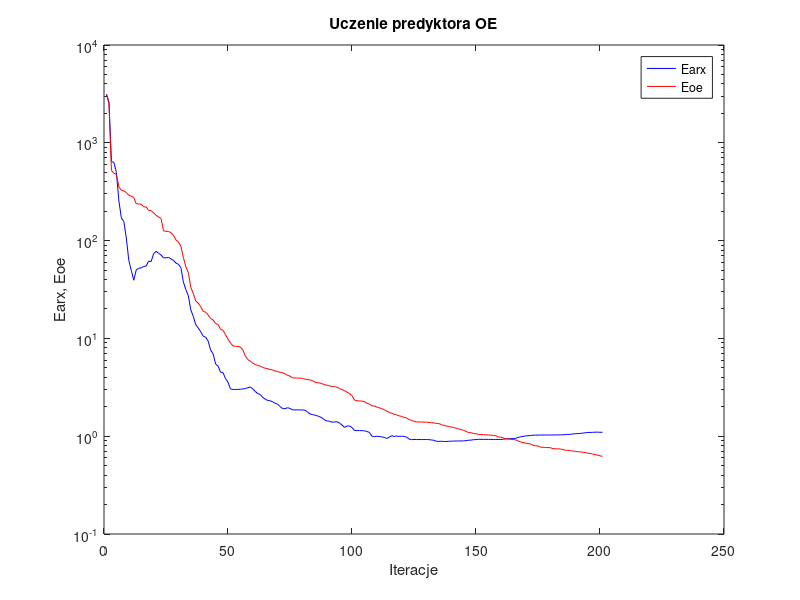
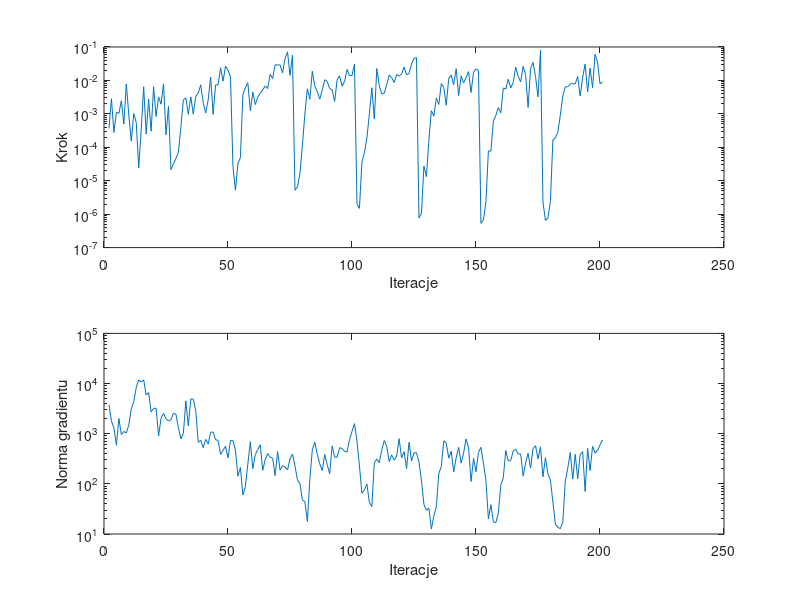

The MATLAB script that drew these images, in order:
%uczenie predyktora oe
clear all;
n=0; farx(n+1)=3.147585e+003; foe(n+1)=3.114813e+003; wspucz(n+1)=0.000000e+000; ng(n+1)=0.000000e+000;
%odnowa zmiennej metryki
n=1; farx(n+1)=2.614050e+003; foe(n+1)=2.512501e+003; krok(n+1)=3.657739e-004; ng(n+1)=3.797170e+003;
n=2; farx(n+1)=6.442700e+002; foe(n+1)=5.220172e+002; krok(n+1)=2.813867e-003; ng(n+1)=1.775341e+003;
n=3; farx(n+1)=6.303317e+002; foe(n+1)=4.886755e+002; krok(n+1)=2.781068e-004; ng(n+1)=1.311342e+003;
n=4; farx(n+1)=4.952292e+002; foe(n+1)=4.731392e+002; krok(n+1)=1.119612e-003; ng(n+1)=5.881955e+002;
n=5; farx(n+1)=2.546922e+002; foe(n+1)=3.543572e+002; krok(n+1)=1.025308e-003; ng(n+1)=2.014504e+003;
n=6; farx(n+1)=1.705072e+002; foe(n+1)=3.271982e+002; krok(n+1)=2.467965e-003; ng(n+1)=9.617147e+002;
n=7; farx(n+1)=1.566359e+002; foe(n+1)=3.220981e+002; krok(n+1)=4.980849e-004; ng(n+1)=1.107085e+003;
n=8; farx(n+1)=1.061141e+002; foe(n+1)=3.100513e+002; krok(n+1)=7.883344e-003; ng(n+1)=1.037066e+003;
n=9; farx(n+1)=6.295535e+001; foe(n+1)=2.911304e+002; krok(n+1)=9.232346e-004; ng(n+1)=1.493281e+003;
n=10; farx(n+1)=4.951999e+001; foe(n+1)=2.848813e+002; krok(n+1)=1.536381e-004; ng(n+1)=3.128825e+003;
n=11; farx(n+1)=3.935162e+001; foe(n+1)=2.759294e+002; krok(n+1)=1.025539e-003; ng(n+1)=4.308199e+003;
n=12; farx(n+1)=5.017833e+001; foe(n+1)=2.381360e+002; krok(n+1)=5.469456e-004; ng(n+1)=8.346957e+003;
n=13; farx(n+1)=5.207863e+001; foe(n+1)=2.370693e+002; krok(n+1)=2.444110e-005; ng(n+1)=1.182669e+004;
n=14; farx(n+1)=5.265272e+001; foe(n+1)=2.356016e+002; krok(n+1)=3.383827e-004; ng(n+1)=1.067294e+004;
n=15; farx(n+1)=5.442356e+001; foe(n+1)=2.218323e+002; krok(n+1)=6.511197e-003; ng(n+1)=1.185842e+004;
n=16; farx(n+1)=5.502505e+001; foe(n+1)=2.204015e+002; krok(n+1)=2.494331e-004; ng(n+1)=5.942684e+003;
n=17; farx(n+1)=6.167663e+001; foe(n+1)=2.039626e+002; krok(n+1)=2.774090e-003; ng(n+1)=6.590168e+003;
n=18; farx(n+1)=6.108282e+001; foe(n+1)=2.022563e+002; krok(n+1)=3.026135e-004; ng(n+1)=2.701774e+003;
n=19; farx(n+1)=7.331566e+001; foe(n+1)=1.927986e+002; krok(n+1)=6.446985e-003; ng(n+1)=3.169867e+003;
n=20; farx(n+1)=7.766268e+001; foe(n+1)=1.810429e+002; krok(n+1)=8.358398e-004; ng(n+1)=3.242516e+003;
n=21; farx(n+1)=7.432865e+001; foe(n+1)=1.746726e+002; krok(n+1)=3.201476e-003; ng(n+1)=8.991074e+002;
n=22; farx(n+1)=7.108716e+001; foe(n+1)=1.688658e+002; krok(n+1)=1.944813e-003; ng(n+1)=2.030493e+003;
n=23; farx(n+1)=6.657317e+001; foe(n+1)=1.256859e+002; krok(n+1)=7.907423e-003; ng(n+1)=2.540384e+003;
n=24; farx(n+1)=6.672882e+001; foe(n+1)=1.245096e+002; krok(n+1)=2.361618e-004; ng(n+1)=1.988528e+003;
n=25; farx(n+1)=6.731470e+001; foe(n+1)=1.239827e+002; krok(n+1)=1.667184e-003; ng(n+1)=1.795824e+003;
%odnowa zmiennej metryki
n=26; farx(n+1)=6.494917e+001; foe(n+1)=1.206383e+002; krok(n+1)=2.142725e-005; ng(n+1)=1.897170e+003;
n=27; farx(n+1)=6.307748e+001; foe(n+1)=1.132519e+002; krok(n+1)=3.195074e-005; ng(n+1)=2.568406e+003;
n=28; farx(n+1)=5.890056e+001; foe(n+1)=1.016084e+002; krok(n+1)=4.645269e-005; ng(n+1)=2.439544e+003;
n=29; farx(n+1)=5.724295e+001; foe(n+1)=9.682245e+001; krok(n+1)=7.110078e-005; ng(n+1)=1.320652e+003;
n=30; farx(n+1)=5.302702e+001; foe(n+1)=8.750568e+001; krok(n+1)=4.129769e-004; ng(n+1)=7.906788e+002;
n=31; farx(n+1)=3.782220e+001; foe(n+1)=6.750123e+001; krok(n+1)=2.620821e-003; ng(n+1)=1.011993e+003;
n=32; farx(n+1)=3.153180e+001; foe(n+1)=5.399480e+001; krok(n+1)=2.972972e-003; ng(n+1)=4.510148e+003;
n=33; farx(n+1)=2.737775e+001; foe(n+1)=4.725111e+001; krok(n+1)=9.673859e-004; ng(n+1)=1.424974e+003;
n=34; farx(n+1)=1.954264e+001; foe(n+1)=3.315774e+001; krok(n+1)=3.225080e-003; ng(n+1)=4.918863e+003;
n=35; farx(n+1)=1.680224e+001; foe(n+1)=2.877989e+001; krok(n+1)=9.776891e-004; ng(n+1)=4.886450e+003;
n=36; farx(n+1)=1.380063e+001; foe(n+1)=2.412801e+001; krok(n+1)=3.363630e-003; ng(n+1)=2.868744e+003;
n=37; farx(n+1)=1.280620e+001; foe(n+1)=2.295119e+001; krok(n+1)=4.161987e-003; ng(n+1)=6.721627e+002;
n=38; farx(n+1)=1.169207e+001; foe(n+1)=2.107847e+001; krok(n+1)=7.399282e-003; ng(n+1)=7.400038e+002;
n=39; farx(n+1)=1.053811e+001; foe(n+1)=1.888229e+001; krok(n+1)=2.156159e-003; ng(n+1)=5.284490e+002;
n=40; farx(n+1)=1.029138e+001; foe(n+1)=1.851496e+001; krok(n+1)=1.060828e-003; ng(n+1)=7.690266e+002;
n=41; farx(n+1)=9.374863e+000; foe(n+1)=1.736532e+001; krok(n+1)=2.607206e-003; ng(n+1)=6.192947e+002;
n=42; farx(n+1)=7.573554e+000; foe(n+1)=1.598021e+001; krok(n+1)=1.264842e-002; ng(n+1)=1.067319e+003;
n=43; farx(n+1)=6.948903e+000; foe(n+1)=1.546688e+001; krok(n+1)=9.671447e-004; ng(n+1)=1.080373e+003;
n=44; farx(n+1)=5.471009e+000; foe(n+1)=1.417944e+001; krok(n+1)=7.321912e-003; ng(n+1)=7.577211e+002;
n=45; farx(n+1)=5.209255e+000; foe(n+1)=1.388216e+001; krok(n+1)=7.366454e-003; ng(n+1)=7.361094e+002;
n=46; farx(n+1)=4.515857e+000; foe(n+1)=1.240904e+001; krok(n+1)=2.399905e-002; ng(n+1)=3.863065e+002;
n=47; farx(n+1)=4.455887e+000; foe(n+1)=1.210982e+001; krok(n+1)=9.522959e-003; ng(n+1)=4.656471e+002;
n=48; farx(n+1)=3.889320e+000; foe(n+1)=1.088230e+001; krok(n+1)=2.667694e-002; ng(n+1)=5.614733e+002;
n=49; farx(n+1)=3.560717e+000; foe(n+1)=9.845992e+000; krok(n+1)=2.034902e-002; ng(n+1)=3.294614e+002;
n=50; farx(n+1)=3.043673e+000; foe(n+1)=8.980613e+000; krok(n+1)=1.282772e-002; ng(n+1)=7.340161e+002;
%odnowa zmiennej metryki
n=51; farx(n+1)=3.006774e+000; foe(n+1)=8.363116e+000; krok(n+1)=2.639619e-005; ng(n+1)=7.332457e+002;
n=52; farx(n+1)=3.004293e+000; foe(n+1)=8.304092e+000; krok(n+1)=5.231895e-006; ng(n+1)=4.622161e+002;
n=53; farx(n+1)=3.008659e+000; foe(n+1)=8.268438e+000; krok(n+1)=3.251699e-005; ng(n+1)=1.424566e+002;
n=54; farx(n+1)=3.022430e+000; foe(n+1)=8.170990e+000; krok(n+1)=4.940788e-005; ng(n+1)=2.120778e+002;
n=55; farx(n+1)=3.042979e+000; foe(n+1)=7.595563e+000; krok(n+1)=3.792736e-003; ng(n+1)=6.012871e+001;
n=56; farx(n+1)=3.066186e+000; foe(n+1)=6.599304e+000; krok(n+1)=5.997467e-003; ng(n+1)=8.825711e+001;
n=57; farx(n+1)=3.133111e+000; foe(n+1)=6.074912e+000; krok(n+1)=8.518466e-003; ng(n+1)=2.497597e+002;
n=58; farx(n+1)=3.187983e+000; foe(n+1)=5.851877e+000; krok(n+1)=1.238012e-003; ng(n+1)=6.920964e+002;
n=59; farx(n+1)=3.038618e+000; foe(n+1)=5.570172e+000; krok(n+1)=4.464645e-003; ng(n+1)=2.013549e+002;
n=60; farx(n+1)=2.870634e+000; foe(n+1)=5.402390e+000; krok(n+1)=1.898143e-003; ng(n+1)=3.828056e+002;
n=61; farx(n+1)=2.726815e+000; foe(n+1)=5.294718e+000; krok(n+1)=3.187345e-003; ng(n+1)=4.839732e+002;
n=62; farx(n+1)=2.672156e+000; foe(n+1)=5.196383e+000; krok(n+1)=4.162174e-003; ng(n+1)=6.022620e+002;
n=63; farx(n+1)=2.486506e+000; foe(n+1)=5.049762e+000; krok(n+1)=5.173682e-003; ng(n+1)=1.869595e+002;
n=64; farx(n+1)=2.394753e+000; foe(n+1)=4.960610e+000; krok(n+1)=6.832794e-003; ng(n+1)=3.026013e+002;
n=65; farx(n+1)=2.318216e+000; foe(n+1)=4.896770e+000; krok(n+1)=5.711090e-003; ng(n+1)=4.005724e+002;
n=66; farx(n+1)=2.303690e+000; foe(n+1)=4.815579e+000; krok(n+1)=1.534343e-002; ng(n+1)=3.385392e+002;
n=67; farx(n+1)=2.246859e+000; foe(n+1)=4.761774e+000; krok(n+1)=1.136409e-002; ng(n+1)=3.257850e+002;
n=68; farx(n+1)=2.173874e+000; foe(n+1)=4.643439e+000; krok(n+1)=2.946581e-002; ng(n+1)=1.465467e+002;
n=69; farx(n+1)=2.125607e+000; foe(n+1)=4.572892e+000; krok(n+1)=2.896961e-002; ng(n+1)=4.378714e+002;
n=70; farx(n+1)=2.010373e+000; foe(n+1)=4.507675e+000; krok(n+1)=2.900728e-002; ng(n+1)=1.873405e+002;
n=71; farx(n+1)=1.915527e+000; foe(n+1)=4.455291e+000; krok(n+1)=1.688579e-002; ng(n+1)=2.303310e+002;
n=72; farx(n+1)=1.913011e+000; foe(n+1)=4.343594e+000; krok(n+1)=4.486659e-002; ng(n+1)=2.157987e+002;
n=73; farx(n+1)=1.955716e+000; foe(n+1)=4.189861e+000; krok(n+1)=7.165516e-002; ng(n+1)=1.893024e+002;
n=74; farx(n+1)=1.924081e+000; foe(n+1)=4.116946e+000; krok(n+1)=1.417782e-002; ng(n+1)=3.151989e+002;
n=75; farx(n+1)=1.858797e+000; foe(n+1)=3.949679e+000; krok(n+1)=5.671128e-002; ng(n+1)=3.942106e+002;
%odnowa zmiennej metryki
n=76; farx(n+1)=1.858369e+000; foe(n+1)=3.934655e+000; krok(n+1)=5.201888e-006; ng(n+1)=2.297283e+002;
n=77; farx(n+1)=1.857922e+000; foe(n+1)=3.930753e+000; krok(n+1)=6.514692e-006; ng(n+1)=1.199101e+002;
n=78; farx(n+1)=1.856185e+000; foe(n+1)=3.922806e+000; krok(n+1)=1.649119e-005; ng(n+1)=1.007325e+002;
n=79; farx(n+1)=1.857015e+000; foe(n+1)=3.910723e+000; krok(n+1)=1.157695e-004; ng(n+1)=4.767784e+001;
n=80; farx(n+1)=1.845797e+000; foe(n+1)=3.828203e+000; krok(n+1)=1.009503e-003; ng(n+1)=4.443863e+001;
n=81; farx(n+1)=1.777387e+000; foe(n+1)=3.797131e+000; krok(n+1)=5.637357e-003; ng(n+1)=1.782676e+001;
n=82; farx(n+1)=1.691417e+000; foe(n+1)=3.763127e+000; krok(n+1)=2.739044e-003; ng(n+1)=1.230101e+002;
n=83; farx(n+1)=1.664014e+000; foe(n+1)=3.714242e+000; krok(n+1)=1.879492e-002; ng(n+1)=4.760651e+002;
n=84; farx(n+1)=1.645736e+000; foe(n+1)=3.573896e+000; krok(n+1)=6.681202e-003; ng(n+1)=6.770458e+002;
n=85; farx(n+1)=1.614806e+000; foe(n+1)=3.530454e+000; krok(n+1)=4.679447e-003; ng(n+1)=3.869184e+002;
n=86; farx(n+1)=1.582801e+000; foe(n+1)=3.504299e+000; krok(n+1)=2.739044e-003; ng(n+1)=2.509461e+002;
n=87; farx(n+1)=1.530791e+000; foe(n+1)=3.430692e+000; krok(n+1)=5.097234e-003; ng(n+1)=1.837800e+002;
n=88; farx(n+1)=1.462680e+000; foe(n+1)=3.372815e+000; krok(n+1)=1.046652e-002; ng(n+1)=3.846310e+002;
n=89; farx(n+1)=1.430546e+000; foe(n+1)=3.315222e+000; krok(n+1)=9.280118e-003; ng(n+1)=2.408096e+002;
n=90; farx(n+1)=1.420901e+000; foe(n+1)=3.271678e+000; krok(n+1)=5.711090e-003; ng(n+1)=1.597910e+002;
n=91; farx(n+1)=1.390353e+000; foe(n+1)=3.217629e+000; krok(n+1)=5.197906e-003; ng(n+1)=5.693515e+002;
n=92; farx(n+1)=1.398177e+000; foe(n+1)=3.206250e+000; krok(n+1)=2.339183e-003; ng(n+1)=3.407133e+002;
n=93; farx(n+1)=1.406018e+000; foe(n+1)=3.159812e+000; krok(n+1)=1.048329e-002; ng(n+1)=3.389364e+002;
n=94; farx(n+1)=1.359813e+000; foe(n+1)=3.070030e+000; krok(n+1)=1.375044e-002; ng(n+1)=5.252653e+002;
n=95; farx(n+1)=1.300207e+000; foe(n+1)=2.992642e+000; krok(n+1)=6.699412e-003; ng(n+1)=5.092527e+002;
n=96; farx(n+1)=1.231415e+000; foe(n+1)=2.921206e+000; krok(n+1)=9.249437e-003; ng(n+1)=4.427135e+002;
n=97; farx(n+1)=1.268884e+000; foe(n+1)=2.821316e+000; krok(n+1)=2.128042e-002; ng(n+1)=4.325378e+002;
n=98; farx(n+1)=1.273649e+000; foe(n+1)=2.721577e+000; krok(n+1)=1.384176e-002; ng(n+1)=7.643540e+002;
n=99; farx(n+1)=1.225352e+000; foe(n+1)=2.602543e+000; krok(n+1)=1.401574e-002; ng(n+1)=1.113103e+003;
n=100; farx(n+1)=1.143203e+000; foe(n+1)=2.343961e+000; krok(n+1)=3.050527e-002; ng(n+1)=1.589125e+003;
%odnowa zmiennej metryki
n=101; farx(n+1)=1.141660e+000; foe(n+1)=2.298981e+000; krok(n+1)=2.026605e-006; ng(n+1)=7.187126e+002;
n=102; farx(n+1)=1.141633e+000; foe(n+1)=2.294122e+000; krok(n+1)=1.491454e-006; ng(n+1)=2.279738e+002;
n=103; farx(n+1)=1.139956e+000; foe(n+1)=2.286743e+000; krok(n+1)=3.643995e-005; ng(n+1)=6.482556e+001;
n=104; farx(n+1)=1.134945e+000; foe(n+1)=2.259165e+000; krok(n+1)=6.905895e-005; ng(n+1)=7.618207e+001;
n=105; farx(n+1)=1.117860e+000; foe(n+1)=2.171480e+000; krok(n+1)=1.897731e-004; ng(n+1)=9.915388e+001;
n=106; farx(n+1)=1.094344e+000; foe(n+1)=2.135927e+000; krok(n+1)=9.991826e-004; ng(n+1)=4.279974e+001;
n=107; farx(n+1)=1.000221e+000; foe(n+1)=2.046778e+000; krok(n+1)=6.065270e-003; ng(n+1)=3.505442e+001;
n=108; farx(n+1)=9.903586e-001; foe(n+1)=2.037630e+000; krok(n+1)=7.068748e-004; ng(n+1)=2.652538e+002;
n=109; farx(n+1)=9.984441e-001; foe(n+1)=1.985720e+000; krok(n+1)=2.272397e-002; ng(n+1)=3.110327e+002;
n=110; farx(n+1)=9.927427e-001; foe(n+1)=1.952511e+000; krok(n+1)=6.853004e-003; ng(n+1)=2.640315e+002;
n=111; farx(n+1)=9.849303e-001; foe(n+1)=1.912828e+000; krok(n+1)=3.929986e-003; ng(n+1)=4.778435e+002;
n=112; farx(n+1)=9.721285e-001; foe(n+1)=1.865000e+000; krok(n+1)=4.150488e-003; ng(n+1)=7.282185e+002;
n=113; farx(n+1)=9.483279e-001; foe(n+1)=1.805543e+000; krok(n+1)=7.496795e-003; ng(n+1)=5.568123e+002;
n=114; farx(n+1)=9.769445e-001; foe(n+1)=1.756971e+000; krok(n+1)=1.450364e-002; ng(n+1)=2.775936e+002;
n=115; farx(n+1)=1.010116e+000; foe(n+1)=1.710919e+000; krok(n+1)=1.219985e-002; ng(n+1)=3.758043e+002;
n=116; farx(n+1)=9.948172e-001; foe(n+1)=1.682589e+000; krok(n+1)=8.647968e-003; ng(n+1)=2.979158e+002;
n=117; farx(n+1)=1.004373e+000; foe(n+1)=1.652141e+000; krok(n+1)=1.495979e-002; ng(n+1)=3.581871e+002;
n=118; farx(n+1)=9.954015e-001; foe(n+1)=1.614200e+000; krok(n+1)=1.345452e-002; ng(n+1)=7.954029e+002;
n=119; farx(n+1)=1.000427e+000; foe(n+1)=1.594167e+000; krok(n+1)=1.556427e-002; ng(n+1)=3.277479e+002;
n=120; farx(n+1)=9.943796e-001; foe(n+1)=1.557237e+000; krok(n+1)=2.502768e-002; ng(n+1)=4.401776e+002;
n=121; farx(n+1)=9.796097e-001; foe(n+1)=1.536917e+000; krok(n+1)=1.462925e-002; ng(n+1)=2.020584e+002;
n=122; farx(n+1)=9.349508e-001; foe(n+1)=1.479022e+000; krok(n+1)=1.611092e-002; ng(n+1)=6.727953e+002;
n=123; farx(n+1)=9.221450e-001; foe(n+1)=1.449856e+000; krok(n+1)=3.065020e-002; ng(n+1)=2.843482e+002;
n=124; farx(n+1)=9.279229e-001; foe(n+1)=1.424103e+000; krok(n+1)=4.568872e-002; ng(n+1)=4.132358e+002;
n=125; farx(n+1)=9.246236e-001; foe(n+1)=1.399480e+000; krok(n+1)=4.774286e-002; ng(n+1)=4.188553e+002;
%odnowa zmiennej metryki
n=126; farx(n+1)=9.245739e-001; foe(n+1)=1.396290e+000; krok(n+1)=7.705638e-007; ng(n+1)=2.723919e+002;
n=127; farx(n+1)=9.245771e-001; foe(n+1)=1.395661e+000; krok(n+1)=1.067446e-006; ng(n+1)=1.180144e+002;
n=128; farx(n+1)=9.245154e-001; foe(n+1)=1.393415e+000; krok(n+1)=2.746916e-005; ng(n+1)=3.899340e+001;
n=129; farx(n+1)=9.243640e-001; foe(n+1)=1.392651e+000; krok(n+1)=1.328171e-005; ng(n+1)=2.961494e+001;
n=130; farx(n+1)=9.226366e-001; foe(n+1)=1.382986e+000; krok(n+1)=1.650936e-004; ng(n+1)=3.271752e+001;
n=131; farx(n+1)=9.151273e-001; foe(n+1)=1.373073e+000; krok(n+1)=1.250908e-003; ng(n+1)=1.256630e+001;
n=132; farx(n+1)=9.084512e-001; foe(n+1)=1.368697e+000; krok(n+1)=8.566255e-004; ng(n+1)=2.305769e+001;
n=133; farx(n+1)=8.865134e-001; foe(n+1)=1.351770e+000; krok(n+1)=2.983929e-003; ng(n+1)=3.454521e+001;
n=134; farx(n+1)=8.844377e-001; foe(n+1)=1.346437e+000; krok(n+1)=1.908037e-003; ng(n+1)=1.604361e+002;
n=135; farx(n+1)=8.877088e-001; foe(n+1)=1.314655e+000; krok(n+1)=8.003391e-003; ng(n+1)=2.201173e+002;
n=136; farx(n+1)=8.841318e-001; foe(n+1)=1.286945e+000; krok(n+1)=6.192369e-003; ng(n+1)=7.210078e+002;
n=137; farx(n+1)=8.824566e-001; foe(n+1)=1.271907e+000; krok(n+1)=1.812955e-003; ng(n+1)=6.499019e+002;
n=138; farx(n+1)=8.884091e-001; foe(n+1)=1.255748e+000; krok(n+1)=1.136199e-002; ng(n+1)=3.254628e+002;
n=139; farx(n+1)=8.888888e-001; foe(n+1)=1.242139e+000; krok(n+1)=1.450364e-002; ng(n+1)=4.497567e+002;
n=140; farx(n+1)=8.912147e-001; foe(n+1)=1.227881e+000; krok(n+1)=7.418259e-003; ng(n+1)=1.714800e+002;
n=141; farx(n+1)=8.937176e-001; foe(n+1)=1.206011e+000; krok(n+1)=2.243330e-002; ng(n+1)=3.314926e+002;
n=142; farx(n+1)=8.940272e-001; foe(n+1)=1.188089e+000; krok(n+1)=3.516052e-003; ng(n+1)=5.341572e+002;
n=143; farx(n+1)=8.934422e-001; foe(n+1)=1.168345e+000; krok(n+1)=1.366559e-002; ng(n+1)=2.593210e+002;
n=144; farx(n+1)=8.961780e-001; foe(n+1)=1.147138e+000; krok(n+1)=8.468065e-003; ng(n+1)=4.147531e+002;
n=145; farx(n+1)=9.003327e-001; foe(n+1)=1.119254e+000; krok(n+1)=1.216238e-002; ng(n+1)=7.865824e+002;
n=146; farx(n+1)=9.097957e-001; foe(n+1)=1.089548e+000; krok(n+1)=1.839173e-002; ng(n+1)=5.191563e+002;
n=147; farx(n+1)=9.115685e-001; foe(n+1)=1.085812e+000; krok(n+1)=4.352152e-003; ng(n+1)=1.112639e+002;
n=148; farx(n+1)=9.213842e-001; foe(n+1)=1.066079e+000; krok(n+1)=1.767909e-002; ng(n+1)=3.235610e+002;
n=149; farx(n+1)=9.233307e-001; foe(n+1)=1.057567e+000; krok(n+1)=2.223039e-002; ng(n+1)=1.748486e+002;
n=150; farx(n+1)=9.282645e-001; foe(n+1)=1.045106e+000; krok(n+1)=1.977759e-002; ng(n+1)=4.232170e+002;
%odnowa zmiennej metryki
n=151; farx(n+1)=9.281608e-001; foe(n+1)=1.037546e+000; krok(n+1)=5.305525e-007; ng(n+1)=5.346040e+002;
n=152; farx(n+1)=9.281350e-001; foe(n+1)=1.035096e+000; krok(n+1)=6.797682e-007; ng(n+1)=2.575428e+002;
n=153; farx(n+1)=9.280815e-001; foe(n+1)=1.032682e+000; krok(n+1)=2.346697e-006; ng(n+1)=1.183233e+002;
n=154; farx(n+1)=9.279437e-001; foe(n+1)=1.031271e+000; krok(n+1)=7.813213e-005; ng(n+1)=2.005381e+001;
n=155; farx(n+1)=9.271127e-001; foe(n+1)=1.026371e+000; krok(n+1)=7.679143e-005; ng(n+1)=3.834451e+001;
n=156; farx(n+1)=9.257462e-001; foe(n+1)=1.019008e+000; krok(n+1)=6.121165e-004; ng(n+1)=1.725478e+001;
n=157; farx(n+1)=9.260743e-001; foe(n+1)=1.010790e+000; krok(n+1)=8.989513e-004; ng(n+1)=1.689328e+001;
n=158; farx(n+1)=9.257130e-001; foe(n+1)=9.802781e-001; krok(n+1)=1.548092e-003; ng(n+1)=2.600559e+001;
n=159; farx(n+1)=9.260016e-001; foe(n+1)=9.781076e-001; krok(n+1)=1.078226e-003; ng(n+1)=9.460614e+001;
n=160; farx(n+1)=9.304304e-001; foe(n+1)=9.617935e-001; krok(n+1)=5.946996e-003; ng(n+1)=1.314437e+002;
n=161; farx(n+1)=9.385194e-001; foe(n+1)=9.420251e-001; krok(n+1)=5.485375e-003; ng(n+1)=4.622901e+002;
n=162; farx(n+1)=9.410108e-001; foe(n+1)=9.364607e-001; krok(n+1)=1.086709e-002; ng(n+1)=2.849539e+002;
n=163; farx(n+1)=9.446217e-001; foe(n+1)=9.293233e-001; krok(n+1)=5.946996e-003; ng(n+1)=2.918902e+002;
n=164; farx(n+1)=9.484167e-001; foe(n+1)=9.260858e-001; krok(n+1)=8.692572e-003; ng(n+1)=4.519764e+002;
n=165; farx(n+1)=9.506564e-001; foe(n+1)=9.169629e-001; krok(n+1)=2.486715e-002; ng(n+1)=4.903325e+002;
n=166; farx(n+1)=9.696633e-001; foe(n+1)=8.941841e-001; krok(n+1)=1.339882e-002; ng(n+1)=3.938709e+002;
n=167; farx(n+1)=9.863677e-001; foe(n+1)=8.722899e-001; krok(n+1)=9.005086e-003; ng(n+1)=3.959795e+002;
n=168; farx(n+1)=9.962857e-001; foe(n+1)=8.606054e-001; krok(n+1)=2.642647e-002; ng(n+1)=1.429012e+002;
n=169; farx(n+1)=1.006391e+000; foe(n+1)=8.491522e-001; krok(n+1)=1.488820e-002; ng(n+1)=2.595306e+002;
n=170; farx(n+1)=1.009896e+000; foe(n+1)=8.430444e-001; krok(n+1)=1.556794e-003; ng(n+1)=4.057198e+002;
n=171; farx(n+1)=1.016552e+000; foe(n+1)=8.319303e-001; krok(n+1)=2.308292e-002; ng(n+1)=2.059689e+002;
n=172; farx(n+1)=1.024868e+000; foe(n+1)=8.058285e-001; krok(n+1)=3.449855e-002; ng(n+1)=5.067532e+002;
n=173; farx(n+1)=1.025482e+000; foe(n+1)=7.971293e-001; krok(n+1)=1.299379e-002; ng(n+1)=5.750682e+002;
n=174; farx(n+1)=1.026334e+000; foe(n+1)=7.936865e-001; krok(n+1)=3.240245e-003; ng(n+1)=3.159947e+002;
n=175; farx(n+1)=1.028490e+000; foe(n+1)=7.731406e-001; krok(n+1)=8.000730e-002; ng(n+1)=5.468892e+002;
%odnowa zmiennej metryki
n=176; farx(n+1)=1.028467e+000; foe(n+1)=7.708452e-001; krok(n+1)=2.296189e-006; ng(n+1)=1.378036e+002;
n=177; farx(n+1)=1.028473e+000; foe(n+1)=7.660793e-001; krok(n+1)=6.489863e-007; ng(n+1)=3.330791e+002;
n=178; farx(n+1)=1.028531e+000; foe(n+1)=7.649476e-001; krok(n+1)=7.696755e-007; ng(n+1)=1.590331e+002;
n=179; farx(n+1)=1.028574e+000; foe(n+1)=7.631443e-001; krok(n+1)=2.378870e-006; ng(n+1)=1.194392e+002;
n=180; farx(n+1)=1.030091e+000; foe(n+1)=7.457550e-001; krok(n+1)=1.654720e-004; ng(n+1)=4.351939e+001;
n=181; farx(n+1)=1.030428e+000; foe(n+1)=7.439379e-001; krok(n+1)=1.915864e-004; ng(n+1)=1.577060e+001;
n=182; farx(n+1)=1.030762e+000; foe(n+1)=7.423522e-001; krok(n+1)=2.826636e-004; ng(n+1)=1.365779e+001;
n=183; farx(n+1)=1.032092e+000; foe(n+1)=7.399690e-001; krok(n+1)=9.177573e-004; ng(n+1)=1.272362e+001;
n=184; farx(n+1)=1.034576e+000; foe(n+1)=7.287656e-001; krok(n+1)=3.442236e-003; ng(n+1)=1.711017e+001;
n=185; farx(n+1)=1.038722e+000; foe(n+1)=7.202893e-001; krok(n+1)=6.399091e-003; ng(n+1)=1.132874e+002;
n=186; farx(n+1)=1.043141e+000; foe(n+1)=7.166461e-001; krok(n+1)=6.450159e-003; ng(n+1)=2.047315e+002;
n=187; farx(n+1)=1.045135e+000; foe(n+1)=7.118022e-001; krok(n+1)=7.821513e-003; ng(n+1)=4.215474e+002;
n=188; farx(n+1)=1.054053e+000; foe(n+1)=7.060116e-001; krok(n+1)=7.993461e-003; ng(n+1)=1.239343e+002;
n=189; farx(n+1)=1.060215e+000; foe(n+1)=7.000277e-001; krok(n+1)=7.860345e-003; ng(n+1)=3.883591e+002;
n=190; farx(n+1)=1.064852e+000; foe(n+1)=6.940338e-001; krok(n+1)=1.303720e-002; ng(n+1)=1.266869e+002;
n=191; farx(n+1)=1.067509e+000; foe(n+1)=6.919597e-001; krok(n+1)=3.400118e-003; ng(n+1)=3.820212e+002;
n=192; farx(n+1)=1.075305e+000; foe(n+1)=6.866822e-001; krok(n+1)=1.226153e-002; ng(n+1)=4.399432e+002;
n=193; farx(n+1)=1.083194e+000; foe(n+1)=6.804215e-001; krok(n+1)=3.068686e-002; ng(n+1)=7.054568e+001;
n=194; farx(n+1)=1.091918e+000; foe(n+1)=6.720051e-001; krok(n+1)=4.515039e-003; ng(n+1)=5.103958e+002;
n=195; farx(n+1)=1.093430e+000; foe(n+1)=6.660284e-001; krok(n+1)=2.337492e-002; ng(n+1)=1.841871e+002;
n=196; farx(n+1)=1.094478e+000; foe(n+1)=6.576506e-001; krok(n+1)=6.130766e-003; ng(n+1)=5.622639e+002;
n=197; farx(n+1)=1.099535e+000; foe(n+1)=6.475606e-001; krok(n+1)=6.024636e-002; ng(n+1)=4.139226e+002;
n=198; farx(n+1)=1.099675e+000; foe(n+1)=6.403581e-001; krok(n+1)=3.535818e-002; ng(n+1)=4.622034e+002;
n=199; farx(n+1)=1.097257e+000; foe(n+1)=6.295454e-001; krok(n+1)=7.932207e-003; ng(n+1)=5.952213e+002;
n=200; farx(n+1)=1.096393e+000; foe(n+1)=6.230005e-001; krok(n+1)=8.966852e-003; ng(n+1)=7.524168e+002;

figure; semilogy(farx,'b'); hold on; semilogy(foe,'r'); xlabel('Iteracje'); ylabel('Earx, Eoe'); legend('Earx','Eoe'); title('Uczenie predyktora OE');
figure; subplot(2,1,1); semilogy(krok); xlabel('Iteracje'); ylabel('Krok');
subplot(2,1,2); semilogy(ng); xlabel('Iteracje'); ylabel('Norma gradientu');
Earx=farx(n+1)
Eoe=foe(n+1)
